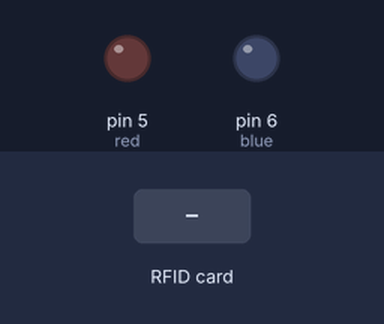
The sketch below on a simulated Arduino Uno, built with avr-gcc and run on an emulated ATmega328P. Parts: output pins drawn as LEDs (lit = HIGH). The inputs (shaded band) are chosen by the test bench. Pins used as bus, display or sensor lines are not drawn; what the sketch prints to the serial monitor is not drawn.

Above: at 1.2 s.
1.3 s: RFID card 5E 7A 19 C4 held to the reader
At 2.1 s:
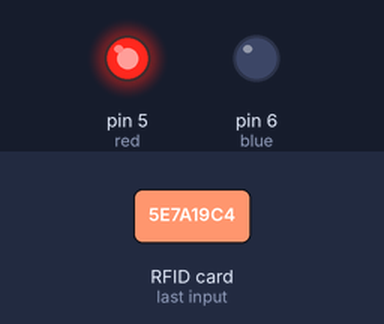
Timing chart, 0 to 4.3 s (numbered marks = the images above; inputs shaded):
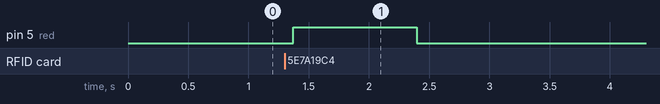

Measured:
- after the input at 1.3 s, pin 5 (red): LOW → HIGH after 0.07 s, → LOW 1.0 s later

The sketch:

RFID_LED.ino
```cpp
//RFID 등록된 태그 ID로 LED 제어하기
#include <SPI.h>
#include <MFRC522.h>

//SS(Slave Selector)핀 및 reset 핀 번호 정의
#define SS_PIN 10
#define RST_PIN 9
//MFRC522 클래스로 rfid 객체 선언
MFRC522 rfid(SS_PIN, RST_PIN);
//등록할 태그 ID 배열
int tagId[4] = {121, 183, 127, 72};
//LED 연결 핀 번호
int red = 5,  blue = 6;

void setup() {
  //시리얼 통신 및 SPI 초기화
  Serial.begin(9600);
  SPI.begin();
  //MFRC522 초기화
  rfid.PCD_Init();
  //LED 핀 모드
  pinMode(red, OUTPUT);
  pinMode(blue, OUTPUT);
}
void loop() {
  //태그가 접촉 되지 않았거나 ID가 읽혀지지 않았을 때
  if(!rfid.PICC_IsNewCardPresent() || !rfid.PICC_ReadCardSerial()){
    digitalWrite(blue, LOW);
    digitalWrite(red, LOW);
    delay(300);
    return;
  }
  int same = 0;
  //태그의 ID 출력하기(rfid.uid.uidByte[0] ~ rfid.uid.uidByte[3] 출력)
  Serial.print("Card Tag ID: ");
  for(byte i=0; i<4; i++){
    Serial.print(rfid.uid.uidByte[i]);
    Serial.print(" ");
    //인식된 태그와 등록된 태그 번호 일치 여부
    if(rfid.uid.uidByte[i] == tagId[i]){
      same++; //모두 맞다면 same 변수는 4가 됨.
    }
  }
  Serial.println();
  if(same == 4){
    Serial.println("태그 ID가 일치합니다.(파란LED ON)");
    digitalWrite(blue, HIGH);
    digitalWrite(red, LOW);
    delay(1000);
  }else{
    Serial.println("등록된 태그 ID가 아닙니다.(빨간LED ON)");
    digitalWrite(blue, LOW);
    digitalWrite(red, HIGH);
    delay(1000);
  }
}
```
